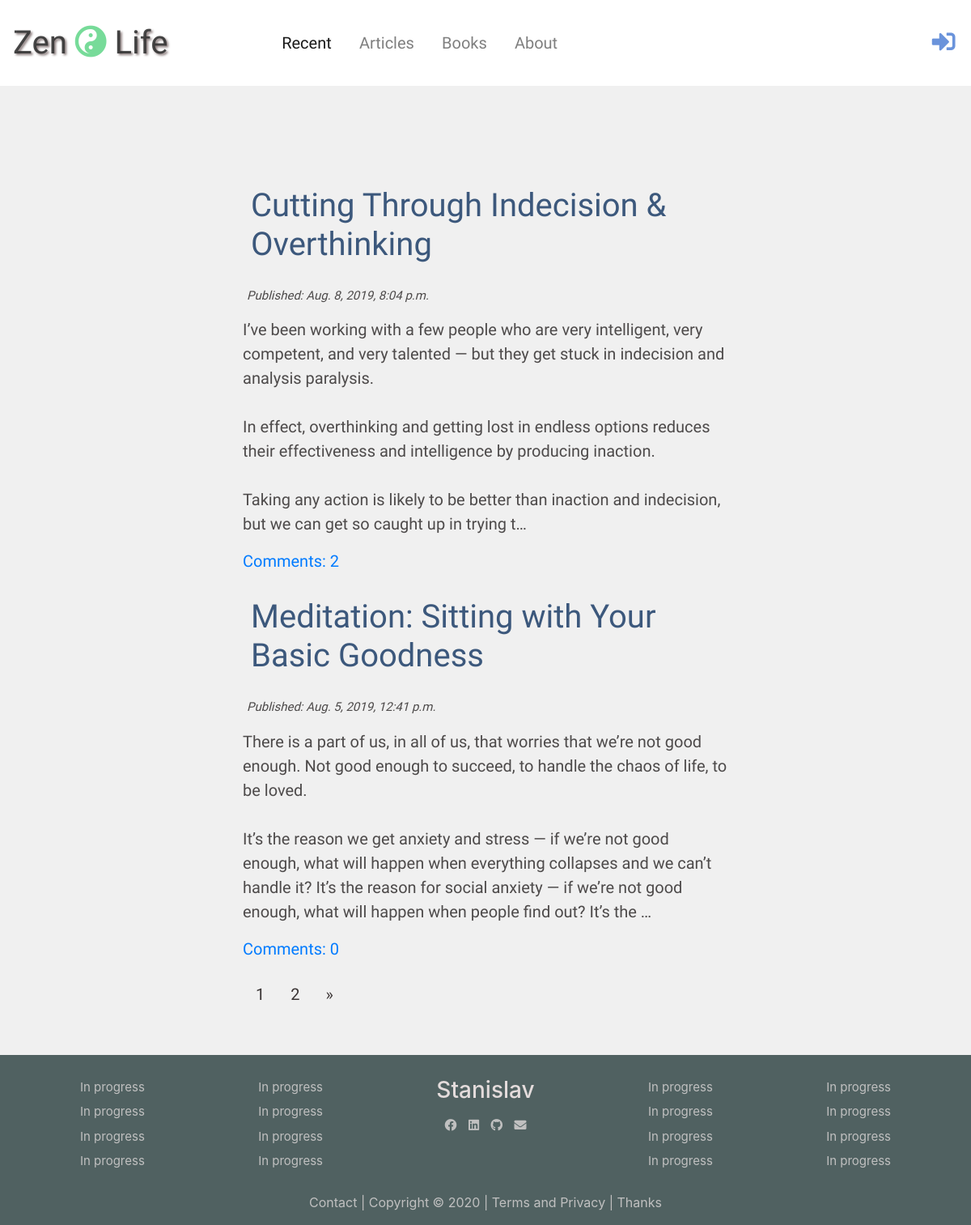
The page / on the database its author committed.
### blogApp/models.py (models this page shows, shortened)
class Post(models.Model):
    author = models.ForeignKey('auth.User', on_delete=models.CASCADE)
    title = models.CharField(max_length=250)
    text = models.TextField()
    created_date = models.DateTimeField(default=timezone.now)
    published_date = models.DateTimeField(default=None)
    def approved_comments(self):
        return self.comments.filter(approved=True)

### blogApp/views.py (the view)
# urls.py: path('', views.post_list, name = 'post_list'),
def post_list(request):    #templates/blogApp/post_list.html but tempaltes is automatic
    all_posts = Post.objects.filter(published_date__lte=timezone.now()).order_by('-published_date')
    paginator = Paginator(all_posts, 2)
    page = request.GET.get('page')
    posts = paginator.get_page(page)
    page_range = []
    for i in range(posts.number-3, posts.number+4):
        if i >= 1 and i<= posts.paginator.num_pages:
            page_range.append(i)
    if len(page_range) < 2:
        page_range = []
    stuff_for_frontend = {'posts': posts, 'page_range':page_range}
    return render(request, 'blogApp/post_list.html', stuff_for_frontend)

### blogApp/templates/blogApp/post_list.html (shortened to what this page needs)
{% extends "blogApp/base.html" %}
{% block content %}
    {% for post in posts %}
    <div class="post-div">
        <h2><a href="{% url 'post_detail' pk=post.pk %}">{{ post.title }}</a></h3>
        <p class="time">Published: {{ post.published_date }}</p>
        <p>{{ post.text|truncatechars:400|linebreaksbr }}</p>
        <a href="{% url 'post_detail' pk=post.pk %}#comments">Comments: {{ post.approved_comments.count }}</a>
    </div>
    {% endfor %}
    <div class="pagination">
        {% for i in page_range %}
            <a href="?page={{ i }}"> {{ i }} </a>
        {% endfor %}
        {% if posts.has_next %}
            <a href="?page={{ posts.paginator.num_pages }}">&raquo;</a>
        {% endif %}
    </div>
{% endblock  %}

### blogApp/static/css/blogApp.css (style rules this page uses)
* { margin: 0; padding: 0; }
html, body { min-height: 100%; height: 100%; width: 100%; margin: 0; padding: 0; font-size: 100%; }
body { background-color: rgb(240, 240, 240); font-size: 16px; }
.post-div { padding: 0.625rem 0; }
.post-div h2 { padding: 0.625rem 1.25rem 1.25rem 0.625rem; font-family: 'Indie Flower', cursive; font-size: 2.5rem; color: rgb(60, 88, 124); }
.post-div h2 a { text-decoration: none; font: bold; color: rgb(60, 88, 124); }
.post-div p { color: rgb(77, 74, 74); }
.time { margin-left: 5px !important; font-style: italic; font-size: 0.9375rem; }
.pagination { display: inline-block; }
.pagination a { padding: 0.8em; float: left; text-decoration: none; color: rgb(59, 53, 53); }

### rows shown on the page
Post: title "Cutting Through Indecision & Overthinking", published_date "Aug. 8, 2019, 8:04 p.m.", text "I’ve been working with a few people who are very intelligent, very competent, and very talented — but they get stuck in indecision and analysis paralysis. In effect, overthinking and getting lost in endless options reduces their effectiveness and intelligence by producing inaction. Taking any action is likely to be better than inaction and indecision, but we can get so caught up in trying t…", approved_comments.count "2"
Post: title "Meditation: Sitting with Your Basic Goodness", published_date "Aug. 5, 2019, 12:41 p.m.", text "There is a part of us, in all of us, that worries that we’re not good enough. Not good enough to succeed, to handle the chaos of life, to be loved. It’s the reason we get anxiety and stress — if we’re not good enough, what will happen when everything collapses and we can’t handle it? It’s the reason for social anxiety — if we’re not good enough, what will happen when people find out? It’s the …", approved_comments.count "0"

### other values the page prints
{{ i }} "1" "2"
